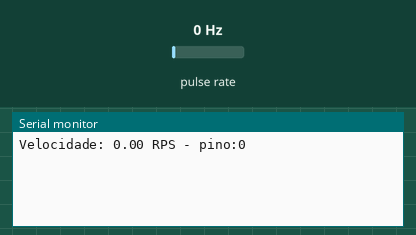
A sketch run on a simulated Arduino Uno, built with avr-gcc and run on an emulated ATmega328P. Parts: the last lines printed to the serial monitor. Wiring (inferred from the names in the program): pulse sensor: data pin 3. Inputs (shaded band) come from the test bench; at power-on: pulse rate 0 Hz.

Above: at 1.2 s.
1.3 s: pulse rate (sensor on pin 3) set to 4 Hz
At 2.6 s:
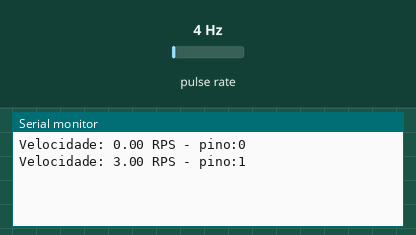
2.8 s: pulse rate (sensor on pin 3) set to 50 Hz
At 3.7 s:
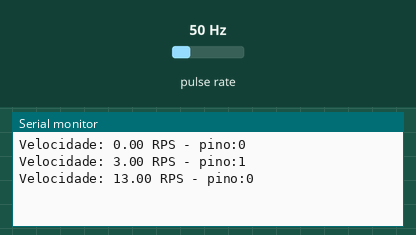
Timing chart, 0 to 5.8 s (numbered marks = the images above; inputs shaded):
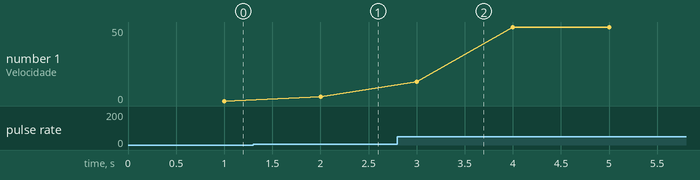

The sketch:

testedavi.ino
```cpp
// Variáveis globais
volatile unsigned long contadorPulsos = 0; // Volatile porque será alterado dentro da ISR
unsigned long tempoAnterior = 0;
unsigned long tempoAtual = 0;
unsigned long intervalo = 0;
float velocidade = 0.0;

// Configurações do encoder
const int pinoEncoder = 3; // Pino digital onde a saída do encoder está conectada

void setup() {
  // Inicia a comunicação serial com uma taxa de 9600 bps
  Serial.begin(9600);

  // Configura o pino do encoder como entrada
  pinMode(pinoEncoder, INPUT);

  // Configura a interrupção na borda de subida
  attachInterrupt(digitalPinToInterrupt(pinoEncoder), contadorPulsoISR, RISING);
}

void loop() {
  // Calcula o tempo atual
  tempoAtual = millis();

  // Calcula o intervalo de tempo entre leituras
  intervalo = tempoAtual - tempoAnterior;

  // Calcular a velocidade a cada segundo
  if (intervalo >= 1000) {
    // Calcula a velocidade em rotações por segundo (RPS)
    velocidade = contadorPulsos;

    // Reinicia o contador de pulsos
    contadorPulsos = 0;

    // Atualiza o tempo anterior
    tempoAnterior = tempoAtual;

    // Imprime a velocidade no Monitor Serial
    Serial.print("Velocidade: ");
    Serial.print(velocidade);
    Serial.print(" RPS - pino:");
    Serial.println(digitalRead(pinoEncoder));
  }
}

// Função de Interrupção para contar os pulsos
void contadorPulsoISR() {
  contadorPulsos++;
}
```

Measured:
- after the input at 1.3 s, the serial monitor: prints a new line after 0.70 s (image 1)
- after the input at 2.8 s, the serial monitor: prints a new line after 0.20 s (image 2)
- plotted number 1: 0 → 3 after the input at 1.3 s, 3 → 50 after the input at 2.8 s
